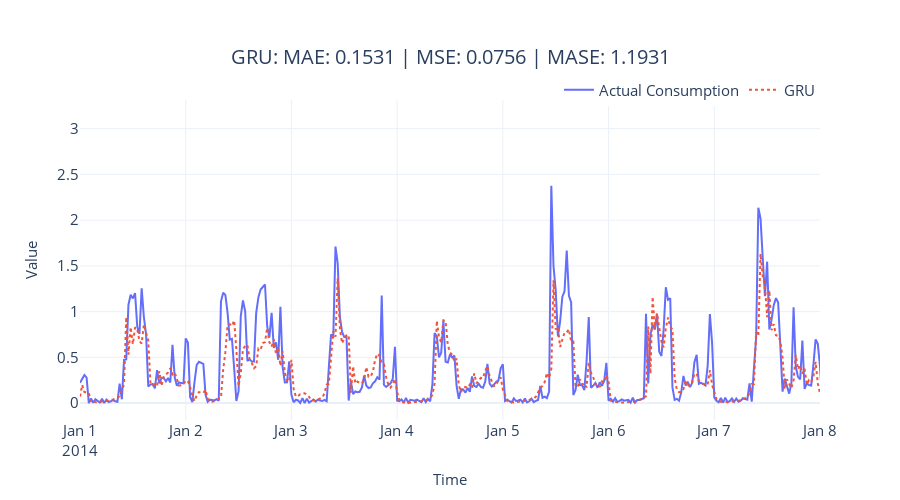

Here is the notebook cell this chart was saved with:
### Code cell
def create_forecast_plot(pred_df, rnn_config, metrics):
    # Setup colors
    colors = px.colors.qualitative.Plotly
    actual_color = colors[0]
    forecast_color = colors[1]

    # Create figure
    fig = go.Figure()

    # Add actual values trace
    mask = ~pred_df[rnn_config.rnn_type].isnull()
    fig.add_trace(
        go.Scatter(
            x=pred_df[mask].index,
            y=pred_df[mask].energy_consumption,
            mode="lines",
            line=dict(color=actual_color, width=2),
            name="Actual Consumption"
        )
    )

    # Add forecast trace
    fig.add_trace(
        go.Scatter(
            x=pred_df[mask].index,
            y=pred_df.loc[mask, rnn_config.rnn_type],
            mode="lines",
            line=dict(color=forecast_color, width=2, dash="dot"),
            name=rnn_config.rnn_type
        )
    )

    # Update layout
    fig.update_layout(
        # Size and title
        autosize=False,
        width=900,
        height=500,
        title=dict(
            text=f"{rnn_config.rnn_type}: MAE: {metrics['MAE']:.4f} | MSE: {metrics['MSE']:.4f} | MASE: {metrics['MASE']:.4f}",
            x=0.5,
            xanchor="center",
            yanchor="top",
            font=dict(size=20)
        ),
        
        # Legend
        showlegend=True,
        legend=dict(
            font=dict(size=15),
            orientation="h",
            yanchor="bottom",
            y=0.98,
            xanchor="right",
            x=1
        ),
        
        # Axes
        xaxis=dict(
            title="Time",
            titlefont=dict(size=15),
            tickfont=dict(size=15),
            type="date",
            range=["2014-01-01", "2014-01-08"]
        ),
        yaxis=dict(
            title="Value",
            titlefont=dict(size=15),
            tickfont=dict(size=15)
        ),
        
        # Template and margins
        template="plotly_white",
        margin=dict(l=80, r=80, t=100, b=80)
    )

    return fig

# Usage:
fig = create_forecast_plot(pred_df, rnn_config, metrics)
fig.show()

### Figure 1 — Plotly figure (JSON) as saved in the notebook; plotly's stock layout.template omitted (floating-point values rounded to 4 significant figures; data arrays with more than 128 entries replaced by an {"elided": "..."} marker saying what was removed)
{"data": [{"line": {"color": "#636EFA", "width": 2}, "mode": "lines", "name": "Actual Consumption", "type": "scatter", "x": {"elided": "1488 str values"}, "y": {"elided": "1488 float values"}}, {"line": {"color": "#EF553B", "dash": "dot", "width": 2}, "mode": "lines", "name": "GRU", "type": "scatter", "x": {"elided": "1488 str values"}, "y": {"elided": "1488 float values"}}], "layout": {"autosize": false, "height": 500, "legend": {"font": {"size": 15}, "orientation": "h", "x": 1, "xanchor": "right", "y": 0.98, "yanchor": "bottom"}, "margin": {"b": 80, "l": 80, "r": 80, "t": 100}, "showlegend": true, "title": {"font": {"size": 20}, "text": "GRU: MAE: 0.1531 | MSE: 0.0756 | MASE: 1.1931", "x": 0.5, "xanchor": "center", "yanchor": "top"}, "width": 900, "xaxis": {"range": ["2014-01-01", "2014-01-08"], "tickfont": {"size": 15}, "title": {"font": {"size": 15}, "text": "Time"}, "type": "date"}, "yaxis": {"tickfont": {"size": 15}, "title": {"font": {"size": 15}, "text": "Value"}}}}
